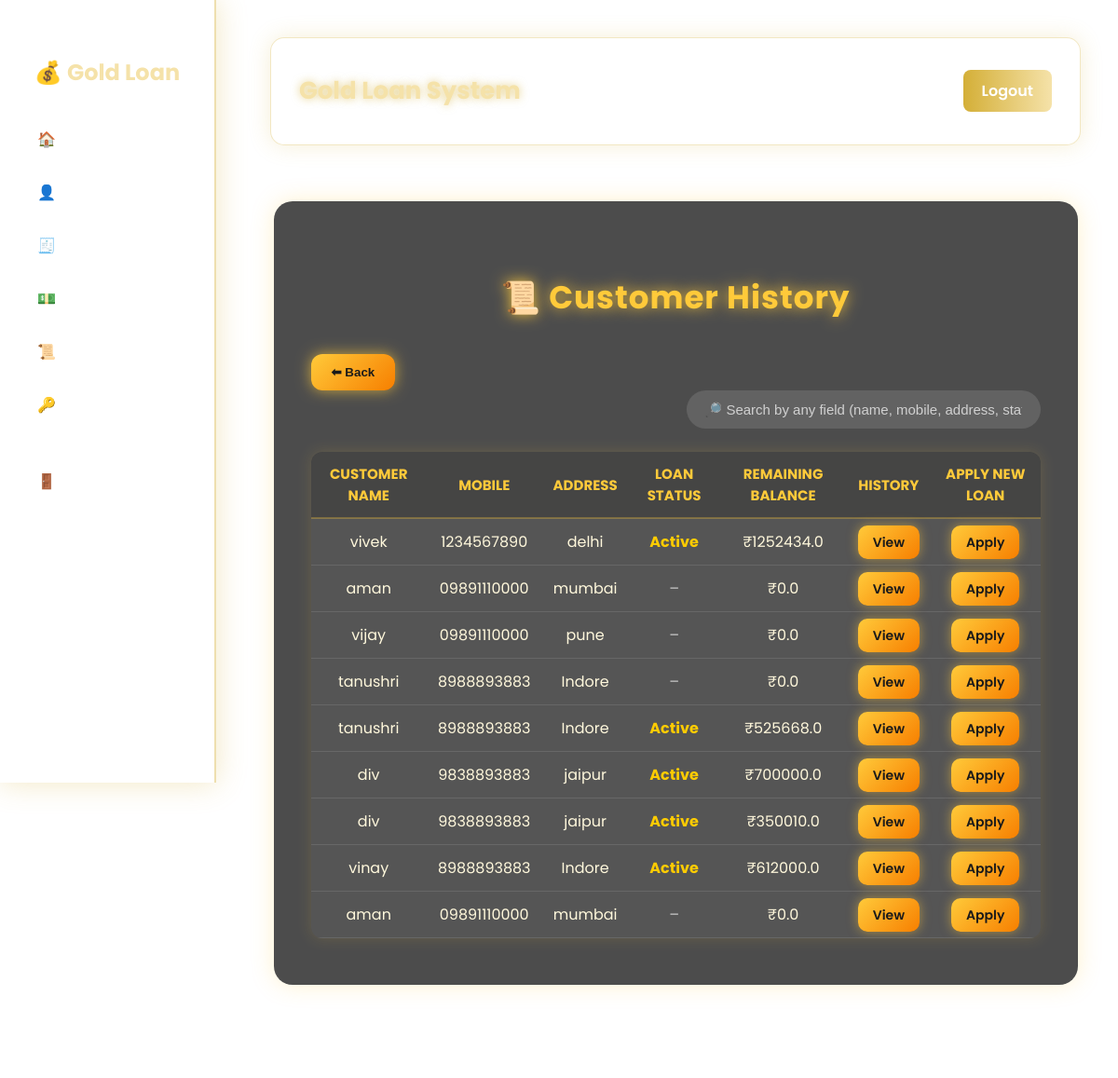
The page /history/ on the database its author committed.
### customers/models.py (models this page shows, shortened)
class Customer(models.Model):
    name = models.CharField(max_length=100)
    mobile = models.CharField(max_length=15)
    address = models.TextField()
    aadhaar = models.CharField(max_length=20)
    pan = models.CharField(max_length=20)
    dob = models.DateField()
    email = models.EmailField()

### history/views.py (the view)
# urls.py: path('', views.history_list, name='history_list'),
def history_list(request):
    query = request.GET.get('q', '').strip()
    customers_qs = Customer.objects.all()
    if query:
        customers_qs = customers_qs.filter(
            Q(name__icontains=query) |
            Q(mobile__icontains=query) |
            Q(address__icontains=query)
        )
    customer_data = []
    for customer in customers_qs:
        loans = Loan.objects.filter(customer=customer)
        if not loans.exists():
            loan_status = "No Loan"
            remaining_balance = 0.0
            total_loan = 0.0
            total_paid = 0.0
        else:
            total_loan = loans.aggregate(total=Sum('loan_amount'))['total'] or 0.0
            total_paid = Payment.objects.filter(loan__in=loans).aggregate(total=Sum('amount_paid'))['total'] or 0.0
            remaining_balance = round((total_loan - total_paid), 2)
            if remaining_balance <= 0:
                loan_status = "Completed"
            else:
                loan_status = "Active"
        customer_data.append({
            'id': customer.id,
            'name': customer.name,
            'mobile': customer.mobile,
            'address': customer.address,
            'loan_status': loan_status,
            'remaining_balance': remaining_balance,
            'total_loan': total_loan,
            'total_paid': total_paid,
        })
    context = {
        'customers': customer_data,
        'query': query,
    }
    return render(request, 'history/history_list.html', context)

### history/templates/history/history_list.html (shortened to what this page needs)
{% extends 'base.html' %}
{% block content %}
<div class="history-container">
  <h2 class="page-title">📜 Customer History</h2>
  <button class="back-btn" onclick="window.location.href='{% url 'dashboard' %}'">⬅ Back</button>
  <div class="search-bar">
    <input type="text" id="searchInput" placeholder="🔎 Search by any field (name, mobile, address, status)...">
  </div>
  <table class="table" id="customerTable">
    <thead>
      <tr>
        <th>Customer Name</th>
        <th>Mobile</th>
        <th>Address</th>
        <th>Loan Status</th>
        <th>Remaining Balance</th>
        <th>History</th>
        <th>Apply New Loan</th>
      </tr>
    </thead>
    <tbody>
      {% for customer in customers %}
      <tr>
        <td>{{ customer.name }}</td>
        <td>{{ customer.mobile }}</td>
        <td>{{ customer.address }}</td>
        <td>
          {% if customer.loan_status == "Completed" %}
            <span style="color: #00ff99; font-weight: bold;">Completed</span>
          {% elif customer.loan_status == "No Loan" %}
            <span style="color: #ccc;">–</span>
          {% else %}
            <span style="color: #ffcc00; font-weight: bold;">Active</span>
          {% endif %}
        </td>
        <td>₹{{ customer.remaining_balance }}</td>
        <td><a href="{% url 'history_detail' customer.id %}" class="btn-view">View</a></td>
        <td><a href="{% url 'add_gold' customer.id %}" class="btn-loan"> Apply</a></td>
      </tr>
      {% empty %}
      <tr><td colspan="7" class="no-data">No customers available.</td></tr>
      {% endfor %}
    </tbody>
  </table>
</div>
{% endblock %}

### templates/base.html (shortened to what this page needs)
{% load static %}
<!DOCTYPE html>
<html lang="en">
<head>
</head>
<body>
<video autoplay muted loop id="bgVideo">
  <source src="{% static 'videos/gold.mp4' %}" type="video/mp4">
</video>
<div class="sidebar">
  <h2>💰 Gold Loan</h2>
  <a href="{% url 'dashboard' %}">🏠 Dashboard</a>
  <a href="{% url 'profile' %}">👤 Profile</a>
  <a href="{% url 'add_customer' %}">🧾 Customers</a>
  <a href="{% url 'customer_list' %}">💵 Payments</a>
  <a href="{% url 'history_list' %}">📜 History</a>
  <a href="{% url 'change_password' %}">🔑 Change Password</a>
  <a href="{% url 'logout' %}">🚪 Logout</a>
</div>
<div class="main-content">
  <header>
    <h1>Gold Loan System</h1>
    <a href="{% url 'logout' %}">Logout</a>
  </header>
  {% block content %}
  {% endblock %}
</div>
</body>
</html>

### templates/base.html (style rules this page uses)
body { margin: 0; padding: 0; font-family: 'Poppins', sans-serif; background: #000; overflow-x: hidden; }
video#bgVideo { position: fixed; top: 0; left: 0; width: 100%; height: 100%; object-fit: cover; z-index: -2; filter: brightness(50%); }
.sidebar { width: 230px; height: 100vh; background: rgba(255, 255, 255, 0.1); border-right: 2px solid rgba(212, 175, 55, 0.4); backdrop-filter: blur(20px); color: white; position: fixed; top: 0; left: 0; padding-top: 40px; box-shadow: 0 0 30px rgba(212, 175, 55, 0.3); animation: fadeIn 1.2s ease-in-out; }
.sidebar h2 { text-align: center; font-size: 24px; color: #f5e2a9; margin-bottom: 30px; }
.sidebar a { display: block; color: #fff; text-decoration: none; padding: 12px 25px; margin: 8px 15px; border-radius: 10px; transition: 0.3s; }
.main-content { margin-left: 250px; padding: 40px; color: white; min-height: 100vh; }
header { display: flex; justify-content: space-between; align-items: center; background: rgba(255, 255, 255, 0.1); border: 1px solid rgba(212, 175, 55, 0.3); backdrop-filter: blur(20px); padding: 20px 30px; border-radius: 15px; box-shadow: 0 0 25px rgba(212, 175, 55, 0.2); margin-bottom: 40px; }
header h1 { font-size: 26px; color: #f5e2a9; text-shadow: 0 0 10px rgba(212, 175, 55, 0.6); }
header a { color: #fff; font-weight: 600; background: linear-gradient(90deg, #d4af37, #f5e2a9); padding: 10px 20px; border-radius: 8px; text-decoration: none; transition: 0.3s; }

### history/templates/history/history_list.html (style rules this page uses)
body { background: transparent; color: #fff3cd; font-family: 'Poppins', sans-serif; }
.history-container { width: 90%; max-width: 1100px; margin: 60px auto; padding: 50px 40px; background: rgba(0, 0, 0, 0.7); backdrop-filter: blur(18px); border-radius: 20px; box-shadow: 0 0 25px rgba(255, 202, 58, 0.25); text-align: center; animation: fadeIn 1s ease-in-out; }
.page-title { font-size: 34px; font-weight: 700; color: #ffca3a; letter-spacing: 1px; margin-bottom: 35px; text-shadow: 0 0 15px rgba(255, 202, 58, 0.9); }
.back-btn { background: linear-gradient(135deg, #ffca3a, #f77f00); border: none; color: #1a1a1a; padding: 12px 22px; border-radius: 12px; cursor: pointer; font-weight: 600; transition: 0.3s; float: left; box-shadow: 0 0 15px rgba(255, 202, 58, 0.7); }
.search-bar { display: flex; justify-content: flex-end; margin: 30px 0 25px; clear: both; }
.search-bar input { width: 340px; padding: 12px 20px; border-radius: 35px; border: none; background: rgba(255, 255, 255, 0.12); color: #fff; font-size: 15px; outline: none; transition: 0.3s; }
.search-bar input::placeholder { color: rgba(255, 255, 255, 0.7); }
.table { width: 100%; border-collapse: collapse; margin-top: 10px; background: rgba(255, 255, 255, 0.05); border-radius: 12px; overflow: hidden; box-shadow: 0 0 15px rgba(255, 202, 58, 0.15); }
.table thead th { background: rgba(20, 20, 19, 0.25); color: #ffca3a; font-size: 15px; padding: 12px; text-transform: uppercase; border-bottom: 2px solid rgba(255, 202, 58, 0.3); }
.table tbody td { padding: 12px; color: #fff8dc; border-bottom: 1px solid rgba(255, 255, 255, 0.1); }
.btn-view, .btn-loan { background: linear-gradient(135deg, #ffca3a, #f77f00); border: none; color: #1a1a1a; padding: 8px 16px; border-radius: 10px; font-size: 14px; text-decoration: none; font-weight: 600; transition: 0.3s; box-shadow: 0 0 12px rgba(255, 202, 58, 0.5); }

### rows shown on the page
Customer: name "vivek", mobile "1234567890", address "delhi"
Customer: name "aman", mobile "09891110000", address "mumbai"
Customer: name "vijay", mobile "09891110000", address "pune"
Customer: name "tanushri", mobile "8988893883", address "Indore"
Customer: name "tanushri", mobile "8988893883", address "Indore"
Customer: name "div", mobile "9838893883", address "jaipur"
Customer: name "div", mobile "9838893883", address "jaipur"
Customer: name "vinay", mobile "8988893883", address "Indore"
Customer: name "aman", mobile "09891110000", address "mumbai"

### other values the page prints
{{ customer.remaining_balance }} "1252434.0" "0.0" "0.0" "0.0" "525668.0" "700000.0" "350010.0" "612000.0" "0.0"
